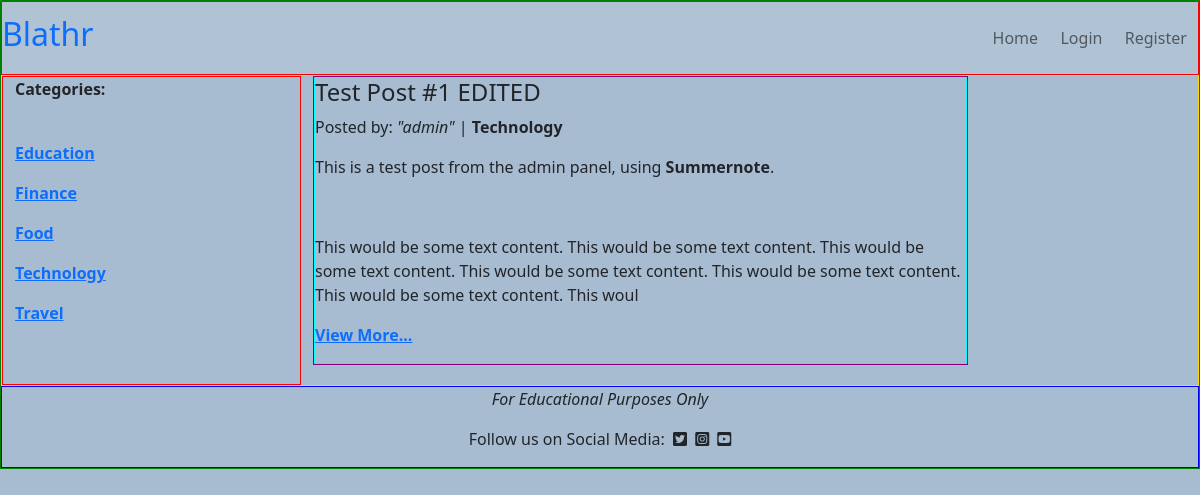
Before: / with the older database file.
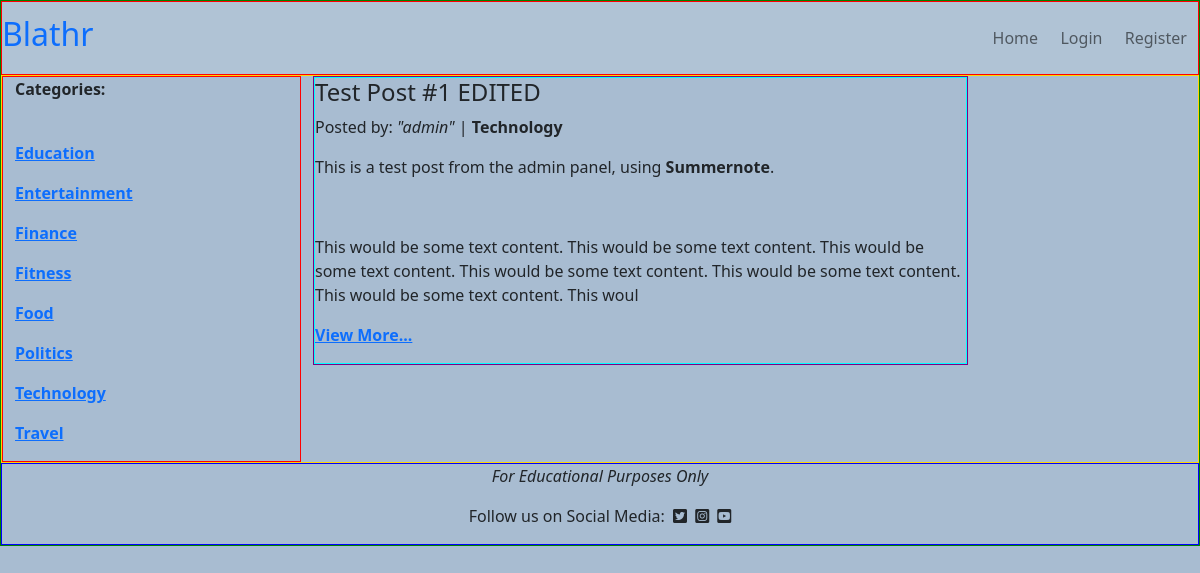
After: the same page with the newer database file.
### posts/models.py (models this page shows, shortened)
class Category(models.Model):
    category_id = models.AutoField(primary_key=True)
    name = models.CharField(max_length=20, unique=True, null=False)
    def __str__(self):
        return self.name
    class Meta:
        verbose_name_plural = 'categories'
        ordering = ('name',)

class Post(models.Model):
    post_id = models.AutoField(primary_key=True)
    title = models.CharField(max_length=200, unique=True, blank=False,
                             null=False)
    author = models.ForeignKey(User, on_delete=models.CASCADE)
    created_date = models.DateTimeField(auto_now_add=True)
    content = models.TextField()
    category = models.ForeignKey(Category, on_delete=models.CASCADE)
    status = models.IntegerField(choices=STATUS, default=0)
    vote_count = models.ManyToManyField(User, related_name='vote_count',
                                        blank=True)

### posts/views.py (the view)
# urls.py: 2. Add a URL to urlpatterns:  path('', views.home, name='home')
def home(request):
    category_list = Category.objects.all()
    post_list = Post.objects.filter(category__name="Technology").order_by('-created_date')
    return render(request, 'index.html', {'post_list': post_list,
                                          'category_list': category_list})

### templates/index.html
{% extends 'base.html' %}
{% block content %}
<div class="row" id="body-row">
    <div class="col-md-3" id="category-col">
        <p><strong>Categories:</strong></p><br>
        {% for category in category_list %}
        <p><a href="{{ category.id }}"><strong>{{ category.name }}</strong></a></p>
        {% endfor %}
    </div>
    <div class="col-md-9">
        {% for post in post_list %}
        {% if post.status == 1 %}
        <div class="col-12 col-md-9">
            <div class="post-card">
                <div class="post-card-body">
                    <h4>{{ post.title }}</h4>
                    <p>Posted by: <em>"{{ post.author }}"</em> | <strong>{{ post.category }}</strong></p>
                    <p>{{ post.content | safe | slice:":300"}}</p>
                    <p><strong><a href="post_detail/{{ post.post_id }}">View More...</a></strong></p>
                </div>
            </div>
        </div>
        {% endif %}
        {% endfor %}
    </div>
</div>
{% endblock %}

### templates/base.html (shortened to what this page needs)
{% load static %}
<!DOCTYPE html>
<html lang="en">
<head>
    <link rel="stylesheet" href="https://cdn.jsdelivr.net/npm/bootstrap@5.2.0/dist/css/bootstrap.min.css"
>
    <link rel="stylesheet" href="https://cdnjs.cloudflare.com/ajax/libs/font-awesome/5.15.3/css/all.min.css">
    <link rel="stylesheet" href="{% static 'css/style.css' %}">
</head>
<body>
    <header class="sticky-top">
        <div class="container-fluid">
            <nav class="navbar">
                <h1 class="navbar-brand" id="navbar-logo"><a href="{% url 'home' %}">Blathr</a></h1>
                <ul class="navbar-nav">
                    <li class="nav-item"><a href="{% url 'home' %}" class="nav-link">Home</a></li>
                    {% if user.is_authenticated %}
                    <li class="nav-item"><a href="add/add_post/" class="nav-link">Create Post</a></li>
                    <li class="nav-item"><a href="{% url 'account_logout' %}" class="nav-link">Logout</a></li>
                    {% else %}
                    <li class="nav-item"><a href="{% url 'account_login' %}" class="nav-link">Login</a></li>
                    <li class="nav-item"><a href="{% url 'account_signup' %}" class="nav-link">Register</a></li>
                    {% endif %}
                </ul>
            </nav>
        </div>
    </header>
    <main>
        <div class="container-fluid">
            {% block content %}
            {% endblock content %}
        </div>
    </main>
    <footer class="footer">
        <div class="row">
            <div class="col-12">
                <p class="text-center">
                    <em>For Educational Purposes Only</em>
                </p>
                <p class="text-center">
                    Follow us on Social Media:
                    <i class="fab fa-twitter-square ms-1"></i>
                    <i class="fab fa-instagram-square ms-1"></i>
                    <i class="fab fa-youtube-square ms-1"></i>
                </p>
            </div>
        </div>
    </footer>
</body>
</html>

### static/css/style.css (style rules this page uses)
body { background-color: #A8BCD1; margin: 0; padding: 0; border: 1px solid green; }
nav { background-color: #B0C3D5; border: 1px solid red; }
#navbar-logo { font-size: xx-large; }
.navbar ul { flex-direction: row; }
.navbar ul li { padding-right: 0.7rem; padding-left: 0.7rem; }
.navbar-brand a { text-decoration: none; }
footer { border: 1px solid blue; }
.post-card { margin-bottom: 3%; border: 1px solid purple; }
.post-card-body { border: 1px solid cyan; }
#body-row { margin: 0; padding: 0; justify-content: left; border: 1px solid gold; }
#category-col { justify-content: left; border: 1px solid red; }
.container-fluid { padding: 0; justify-content: right; }

Changed rows visible on the page:
added Category: name "Entertainment"
added Category: name "Fitness"
added Category: name "Politics"
